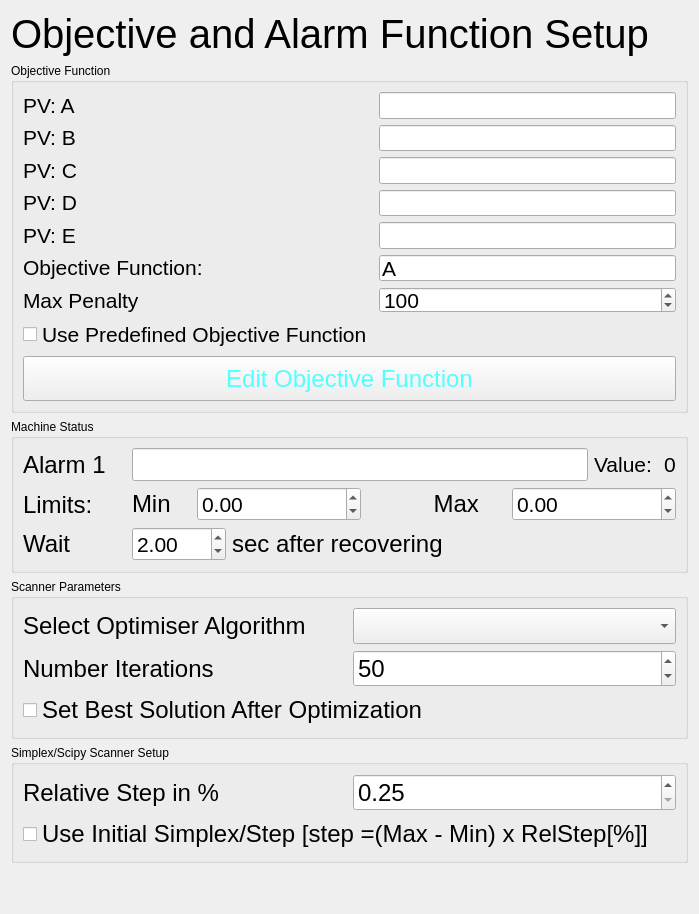
     <widget class="QWidget" name="tab3">
      <attribute name="title">
       <string>Objective Function</string>
      </attribute>
      <layout class="QVBoxLayout" name="verticalLayout_10">
       <item>
        <layout class="QVBoxLayout" name="verticalLayout_19">
         <item>
          <widget class="QLabel" name="label_18">
           <property name="sizePolicy">
            <sizepolicy hsizetype="Preferred" vsizetype="Fixed">
             <horstretch>0</horstretch>
             <verstretch>0</verstretch>
            </sizepolicy>
           </property>
           <property name="font">
            <font>
             <pointsize>30</pointsize>
            </font>
           </property>
           <property name="text">
            <string>Objective and Alarm Function Setup</string>
           </property>
           <property name="margin">
            <number>5</number>
           </property>
          </widget>
         </item>
        </layout>
       </item>
       <item>
        <widget class="QGroupBox" name="groupBox_7">
         <property name="sizePolicy">
          <sizepolicy hsizetype="Preferred" vsizetype="Preferred">
           <horstretch>0</horstretch>
           <verstretch>0</verstretch>
          </sizepolicy>
         </property>
         <property name="minimumSize">
          <size>
           <width>0</width>
           <height>0</height>
          </size>
         </property>
         <property name="maximumSize">
          <size>
           <width>16777215</width>
           <height>350</height>
          </size>
         </property>
         <property name="title">
          <string>Objective Function</string>
         </property>
         <layout class="QGridLayout" name="gridLayout_11">
          <item row="8" column="0" colspan="2">
           <widget class="QPushButton" name="pb_edit_obj_func">
            <property name="sizePolicy">
             <sizepolicy hsizetype="Expanding" vsizetype="Expanding">
              <horstretch>0</horstretch>
              <verstretch>0</verstretch>
             </sizepolicy>
            </property>
            <property name="minimumSize">
             <size>
              <width>0</width>
              <height>45</height>
             </size>
            </property>
            <property name="font">
             <font>
              <pointsize>18</pointsize>
             </font>
            </property>
            <property name="cursor">
             <cursorShape>ForbiddenCursor</cursorShape>
            </property>
            <property name="styleSheet">
             <string notr="true">color: rgb(85, 255, 255); font-size: 18pt;</string>
            </property>
            <property name="text">
             <string>Edit Objective Function</string>
            </property>
           </widget>
          </item>
          <item row="7" column="0">
           <widget class="QCheckBox" name="cb_use_predef">
            <property name="font">
             <font>
              <pointsize>16</pointsize>
             </font>
            </property>
            <property name="text">
             <string>Use Predefined Objective Function</string>
            </property>
           </widget>
          </item>
          <item row="0" column="1">
           <layout class="QVBoxLayout" name="verticalLayout_16">
            <item>
             <widget class="QLineEdit" name="le_a">
              <property name="enabled">
               <bool>true</bool>
              </property>
              <property name="font">
               <font>
                <pointsize>16</pointsize>
               </font>
              </property>
              <property name="text">
               <string/>
              </property>
             </widget>
            </item>
            <item>
             <widget class="QLineEdit" name="le_b">
              <property name="enabled">
               <bool>true</bool>
              </property>
              <property name="font">
               <font>
                <pointsize>16</pointsize>
               </font>
              </property>
             </widget>
            </item>
            <item>
             <widget class="QLineEdit" name="le_c">
              <property name="enabled">
               <bool>true</bool>
              </property>
              <property name="font">
               <font>
                <pointsize>16</pointsize>
               </font>
              </property>
             </widget>
            </item>
            <item>
             <widget class="QLineEdit" name="le_d">
              <property name="enabled">
               <bool>true</bool>
              </property>
              <property name="font">
               <font>
                <pointsize>16</pointsize>
               </font>
              </property>
             </widget>
            </item>
            <item>
             <widget class="QLineEdit" name="le_e">
              <property name="enabled">
               <bool>true</bool>
              </property>
              <property name="font">
               <font>
                <pointsize>16</pointsize>
               </font>
              </property>
             </widget>
            </item>
            <item>
             <widget class="QLineEdit" name="le_obf">
              <property name="enabled">
               <bool>true</bool>
              </property>
              <property name="font">
               <font>
                <pointsize>16</pointsize>
                <weight>50</weight>
                <bold>false</bold>
               </font>
              </property>
              <property name="text">
               <string>A</string>
              </property>
             </widget>
            </item>
            <item>
             <widget class="QSpinBox" name="sb_max_pen">
              <property name="font">
               <font>
                <pointsize>16</pointsize>
               </font>
              </property>
              <property name="minimum">
               <number>-1000</number>
              </property>
              <property name="maximum">
               <number>1000</number>
              </property>
              <property name="value">
               <number>100</number>
              </property>
             </widget>
            </item>
           </layout>
          </item>
          <item row="0" column="0">
           <layout class="QVBoxLayout" name="verticalLayout_15">
            <item>
             <widget class="QLabel" name="label_16">
              <property name="font">
               <font>
                <pointsize>16</pointsize>
               </font>
              </property>
              <property name="text">
               <string>PV: A</string>
              </property>
             </widget>
            </item>
            <item>
             <widget class="QLabel" name="label_19">
              <property name="font">
               <font>
                <pointsize>16</pointsize>
               </font>
              </property>
              <property name="text">
               <string>PV: B</string>
              </property>
             </widget>
            </item>
            <item>
             <widget class="QLabel" name="label_20">
              <property name="font">
               <font>
                <pointsize>16</pointsize>
               </font>
              </property>
              <property name="text">
               <string>PV: C</string>
              </property>
             </widget>
            </item>
            <item>
             <widget class="QLabel" name="label_28">
              <property name="font">
               <font>
                <pointsize>16</pointsize>
               </font>
              </property>
              <property name="text">
               <string>PV: D</string>
              </property>
             </widget>
            </item>
            <item>
             <widget class="QLabel" name="label_29">
              <property name="font">
               <font>
                <pointsize>16</pointsize>
               </font>
              </property>
              <property name="text">
               <string>PV: E</string>
              </property>
             </widget>
            </item>
            <item>
             <widget class="QLabel" name="label_21">
              <property name="font">
               <font>
                <pointsize>16</pointsize>
               </font>
              </property>
              <property name="text">
               <string>Objective Function:</string>
              </property>
             </widget>
            </item>
            <item>
             <widget class="QLabel" name="label_26">
              <property name="font">
               <font>
                <pointsize>16</pointsize>
               </font>
              </property>
              <property name="text">
               <string>Max Penalty</string>
              </property>
             </widget>
            </item>
           </layout>
          </item>
         </layout>
        </widget>
       </item>
       <item>
        <widget class="QGroupBox" name="groupBox_6">
         <property name="enabled">
          <bool>true</bool>
         </property>
         <property name="maximumSize">
          <size>
           <width>16777215</width>
           <height>200</height>
          </size>
         </property>
         <property name="title">
          <string>Machine Status</string>
         </property>
         <layout class="QGridLayout" name="gridLayout_10">
          <item row="0" column="0">
           <layout class="QHBoxLayout" name="horizontalLayout_5">
            <item>
             <layout class="QVBoxLayout" name="verticalLayout_13">
              <item>
               <widget class="QLabel" name="label_13">
                <property name="maximumSize">
                 <size>
                  <width>16777215</width>
                  <height>16777215</height>
                 </size>
                </property>
                <property name="font">
                 <font>
                  <pointsize>18</pointsize>
                 </font>
                </property>
                <property name="text">
                 <string>Alarm 1</string>
                </property>
               </widget>
              </item>
              <item>
               <widget class="QLabel" name="label_14">
                <property name="maximumSize">
                 <size>
                  <width>16777215</width>
                  <height>16777215</height>
                 </size>
                </property>
                <property name="font">
                 <font>
                  <pointsize>18</pointsize>
                 </font>
                </property>
                <property name="text">
                 <string>Limits:     </string>
                </property>
               </widget>
              </item>
              <item>
               <widget class="QLabel" name="label_15">
                <property name="maximumSize">
                 <size>
                  <width>16777215</width>
                  <height>16777215</height>
                 </size>
                </property>
                <property name="font">
                 <font>
                  <pointsize>18</pointsize>
                 </font>
                </property>
                <property name="text">
                 <string>Wait</string>
                </property>
               </widget>
              </item>
             </layout>
            </item>
            <item>
             <layout class="QVBoxLayout" name="verticalLayout_14">
              <item>
               <layout class="QHBoxLayout" name="horizontalLayout_9">
                <item>
                 <widget class="QLineEdit" name="le_alarm">
                  <property name="font">
                   <font>
                    <pointsize>16</pointsize>
                   </font>
                  </property>
                 </widget>
                </item>
                <item>
                 <widget class="QLabel" name="label_12">
                  <property name="text">
                   <string>&lt;html&gt;&lt;head/&gt;&lt;body&gt;&lt;p&gt;&lt;span style=&quot; font-size:16pt;&quot;&gt;Value:    &lt;/span&gt;&lt;/p&gt;&lt;/body&gt;&lt;/html&gt;</string>
                  </property>
                 </widget>
                </item>
                <item>
                 <widget class="QLabel" name="label_alarm">
                  <property name="font">
                   <font>
                    <pointsize>16</pointsize>
                   </font>
                  </property>
                  <property name="text">
                   <string>&lt;html&gt;&lt;head/&gt;&lt;body&gt;&lt;p&gt;&lt;span style=&quot; font-size:16pt;&quot;&gt;0&lt;/span&gt;&lt;/p&gt;&lt;/body&gt;&lt;/html&gt;</string>
                  </property>
                 </widget>
                </item>
               </layout>
              </item>
              <item>
               <layout class="QHBoxLayout" name="horizontalLayout_6">
                <item>
                 <widget class="QLabel" name="label_17">
                  <property name="maximumSize">
                   <size>
                    <width>16777215</width>
                    <height>16777215</height>
                   </size>
                  </property>
                  <property name="font">
                   <font>
                    <pointsize>18</pointsize>
                   </font>
                  </property>
                  <property name="text">
                   <string>Min   </string>
                  </property>
                 </widget>
                </item>
                <item>
                 <widget class="QDoubleSpinBox" name="sb_alarm_min">
                  <property name="sizePolicy">
                   <sizepolicy hsizetype="Expanding" vsizetype="Fixed">
                    <horstretch>0</horstretch>
                    <verstretch>0</verstretch>
                   </sizepolicy>
                  </property>
                  <property name="font">
                   <font>
                    <pointsize>16</pointsize>
                   </font>
                  </property>
                  <property name="locale">
                   <locale language="English" country="UnitedStates"/>
                  </property>
                  <property name="minimum">
                   <double>-100.000000000000000</double>
                  </property>
                  <property name="maximum">
                   <double>100.989999999999995</double>
                  </property>
                  <property name="singleStep">
                   <double>0.100000000000000</double>
                  </property>
                  <property name="value">
                   <double>0.000000000000000</double>
                  </property>
                 </widget>
                </item>
                <item>
                 <widget class="QLabel" name="label_22">
                  <property name="maximumSize">
                   <size>
                    <width>16777215</width>
                    <height>16777215</height>
                   </size>
                  </property>
                  <property name="font">
                   <font>
                    <pointsize>18</pointsize>
                   </font>
                  </property>
                  <property name="text">
                   <string>          Max    </string>
                  </property>
                 </widget>
                </item>
                <item>
                 <widget class="QDoubleSpinBox" name="sb_alarm_max">
                  <property name="sizePolicy">
                   <sizepolicy hsizetype="Expanding" vsizetype="Fixed">
                    <horstretch>0</horstretch>
                    <verstretch>0</verstretch>
                   </sizepolicy>
                  </property>
                  <property name="font">
                   <font>
                    <pointsize>16</pointsize>
                   </font>
                  </property>
                  <property name="locale">
                   <locale language="English" country="UnitedStates"/>
                  </property>
                  <property name="minimum">
                   <double>-100.000000000000000</double>
                  </property>
                  <property name="maximum">
                   <double>100.989999999999995</double>
                  </property>
                  <property name="singleStep">
                   <double>0.100000000000000</double>
                  </property>
                 </widget>
                </item>
               </layout>
              </item>
              <item>
               <layout class="QHBoxLayout" name="horizontalLayout_10">
                <item>
                 <widget class="QDoubleSpinBox" name="sb_alarm_timeout">
                  <property name="sizePolicy">
                   <sizepolicy hsizetype="Expanding" vsizetype="Fixed">
                    <horstretch>0</horstretch>
                    <verstretch>0</verstretch>
                   </sizepolicy>
                  </property>
                  <property name="font">
                   <font>
                    <pointsize>16</pointsize>
                   </font>
                  </property>
                  <property name="locale">
                   <locale language="English" country="UnitedStates"/>
                  </property>
                  <property name="minimum">
                   <double>0.000000000000000</double>
                  </property>
                  <property name="maximum">
                   <double>100.000000000000000</double>
                  </property>
                  <property name="singleStep">
                   <double>0.100000000000000</double>
                  </property>
                  <property name="value">
                   <double>2.000000000000000</double>
                  </property>
                 </widget>
                </item>
                <item>
                 <widget class="QLabel" name="label_24">
                  <property name="maximumSize">
                   <size>
                    <width>16777215</width>
                    <height>16777215</height>
                   </size>
                  </property>
                  <property name="font">
                   <font>
                    <pointsize>18</pointsize>
                   </font>
                  </property>
                  <property name="text">
                   <string>sec after recovering                             </string>
                  </property>
                 </widget>
                </item>
                <item>
                 <spacer name="horizontalSpacer">
                  <property name="orientation">
                   <enum>Qt::Horizontal</enum>
                  </property>
                  <property name="sizeHint" stdset="0">
                   <size>
                    <width>40</width>
                    <height>20</height>
                   </size>
                  </property>
                 </spacer>
                </item>
               </layout>
              </item>
             </layout>
            </item>
           </layout>
          </item>
         </layout>
        </widget>
       </item>
       <item>
        <widget class="QGroupBox" name="groupBox_8">
         <property name="sizePolicy">
          <sizepolicy hsizetype="Expanding" vsizetype="Preferred">
           <horstretch>0</horstretch>
           <verstretch>0</verstretch>
          </sizepolicy>
         </property>
         <property name="title">
          <string>Scanner Parameters</string>
         </property>
         <layout class="QVBoxLayout" name="verticalLayout_20">
          <item>
           <layout class="QGridLayout" name="gridLayout_12">
            <item row="4" column="1">
             <widget class="QSpinBox" name="sb_num_iter">
              <property name="font">
               <font>
                <pointsize>18</pointsize>
               </font>
              </property>
              <property name="maximum">
               <number>1000</number>
              </property>
              <property name="value">
               <number>50</number>
              </property>
             </widget>
            </item>
            <item row="2" column="0">
             <widget class="QLabel" name="label_27">
              <property name="font">
               <font>
                <pointsize>18</pointsize>
               </font>
              </property>
              <property name="text">
               <string>Select Optimiser Algorithm </string>
              </property>
             </widget>
            </item>
            <item row="4" column="0">
             <widget class="QLabel" name="label_25">
              <property name="font">
               <font>
                <pointsize>18</pointsize>
               </font>
              </property>
              <property name="text">
               <string>Number Iterations</string>
              </property>
             </widget>
            </item>
            <item row="2" column="1">
             <widget class="QComboBox" name="cb_select_alg">
              <property name="font">
               <font>
                <pointsize>18</pointsize>
               </font>
              </property>
             </widget>
            </item>
           </layout>
          </item>
          <item>
           <widget class="QCheckBox" name="cb_set_best_sol">
            <property name="font">
             <font>
              <pointsize>18</pointsize>
             </font>
            </property>
            <property name="text">
             <string>Set Best Solution After Optimization</string>
            </property>
           </widget>
          </item>
         </layout>
        </widget>
       </item>
       <item>
        <widget class="QGroupBox" name="g_box_isim">
         <property name="enabled">
          <bool>true</bool>
         </property>
         <property name="title">
          <string>Simplex/Scipy Scanner Setup</string>
         </property>
         <layout class="QVBoxLayout" name="verticalLayout_21">
          <item>
           <layout class="QVBoxLayout" name="verticalLayout_18">
            <item>
             <layout class="QHBoxLayout" name="horizontalLayout_8">
              <item>
               <widget class="QLabel" name="label_23">
                <property name="maximumSize">
                 <size>
                  <width>16777215</width>
                  <height>16777215</height>
                 </size>
                </property>
                <property name="font">
                 <font>
                  <pointsize>18</pointsize>
                 </font>
                </property>
                <property name="text">
                 <string>Relative Step in %</string>
                </property>
               </widget>
              </item>
              <item>
               <widget class="QDoubleSpinBox" name="sb_isim_rel_step">
                <property name="font">
                 <font>
                  <pointsize>18</pointsize>
                 </font>
                </property>
                <property name="locale">
                 <locale language="English" country="UnitedStates"/>
                </property>
                <property name="decimals">
                 <number>2</number>
                </property>
                <property name="minimum">
                 <double>0.250000000000000</double>
                </property>
                <property name="maximum">
                 <double>100.000000000000000</double>
                </property>
                <property name="singleStep">
                 <double>0.250000000000000</double>
                </property>
               </widget>
              </item>
             </layout>
            </item>
            <item>
             <widget class="QCheckBox" name="cb_use_isim">
              <property name="font">
               <font>
                <pointsize>18</pointsize>
               </font>
              </property>
              <property name="text">
               <string>Use Initial Simplex/Step [step =(Max - Min) x RelStep[%]]</string>
              </property>
             </widget>
            </item>
           </layout>
          </item>
         </layout>
        </widget>
       </item>
       <item>
        <spacer name="verticalSpacer">
         <property name="orientation">
          <enum>Qt::Vertical</enum>
         </property>
         <property name="sizeHint" stdset="0">
          <size>
           <width>20</width>
           <height>40</height>
          </size>
         </property>
        </spacer>
       </item>
      </layout>
     </widget>
